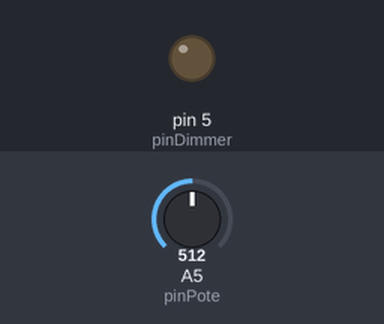
Recording of a sketch running on a simulated Arduino Uno, built with avr-gcc and run on an emulated ATmega328P. Parts: output pins drawn as LEDs (lit = HIGH). The inputs (shaded band) are chosen by the test bench; at power-on: A5 (pinPote) = 512.

Above: at 1.2 s.
1.3 s: A5 (pinPote) set to 716
At 2.5 s:
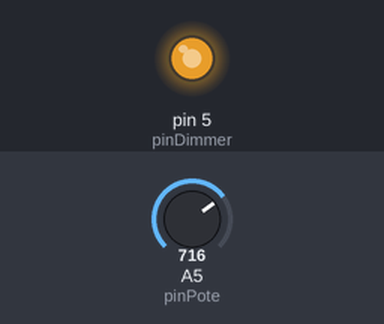
2.8 s: A5 (pinPote) set to 752
At 3.7 s:
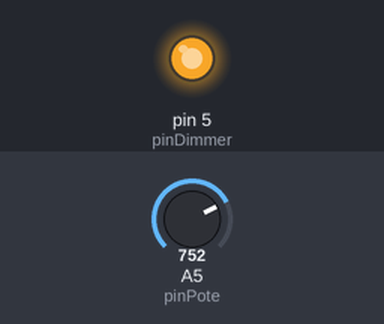
4.3 s: A5 (pinPote) set to 768
At 4.8 s:
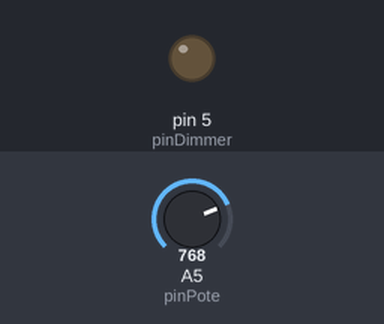
5.8 s: A5 (pinPote) set to 900
At 7.0 s:
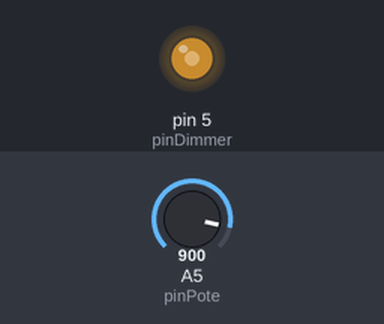
7.3 s: A5 (pinPote) set to 306
At 8.3 s:
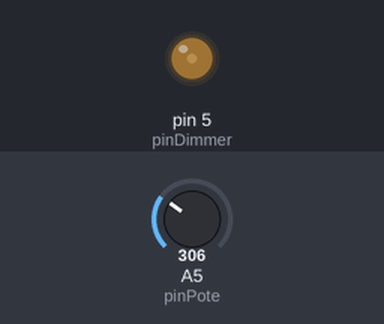
8.8 s: A5 (pinPote) set to 0
At 9.4 s:
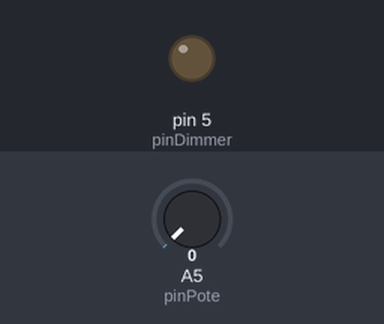
Timing chart, 0 to 11.3 s (numbered marks = the images above; inputs shaded):
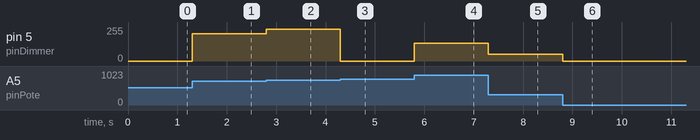

Measured:
- the behaviour switches between 767 and 768 on A5 (pinPote) (found by bisection; images 2 and 3)
- after the input at 1.3 s, pin 5 (pinDimmer): 0/255 → 204/255 at once
- after the input at 2.8 s, pin 5 (pinDimmer): 204/255 → 240/255 at once
- after the input at 4.3 s, pin 5 (pinDimmer): 240/255 → 0/255 at once
- after the input at 5.8 s, pin 5 (pinDimmer): 0/255 → 132/255 at once
- after the input at 7.3 s, pin 5 (pinDimmer): 132/255 → 50/255 at once
- after the input at 8.8 s, pin 5 (pinDimmer): 50/255 → 0/255 at once

The sketch:

Dimmer.ino
```cpp
const int pinPote = 5;
const int pinDimmer = 5;
int valPote, valDimmer;

void setup() {

}

void loop() {
  sensar();
  setearDimmer();
}

void sensar() {
  valPote = analogRead(pinPote);
  valDimmer = map(valPote, 0, 1023, 0, 255);
}

void setearDimmer() {
  analogWrite(pinDimmer, valPote);
}
```
